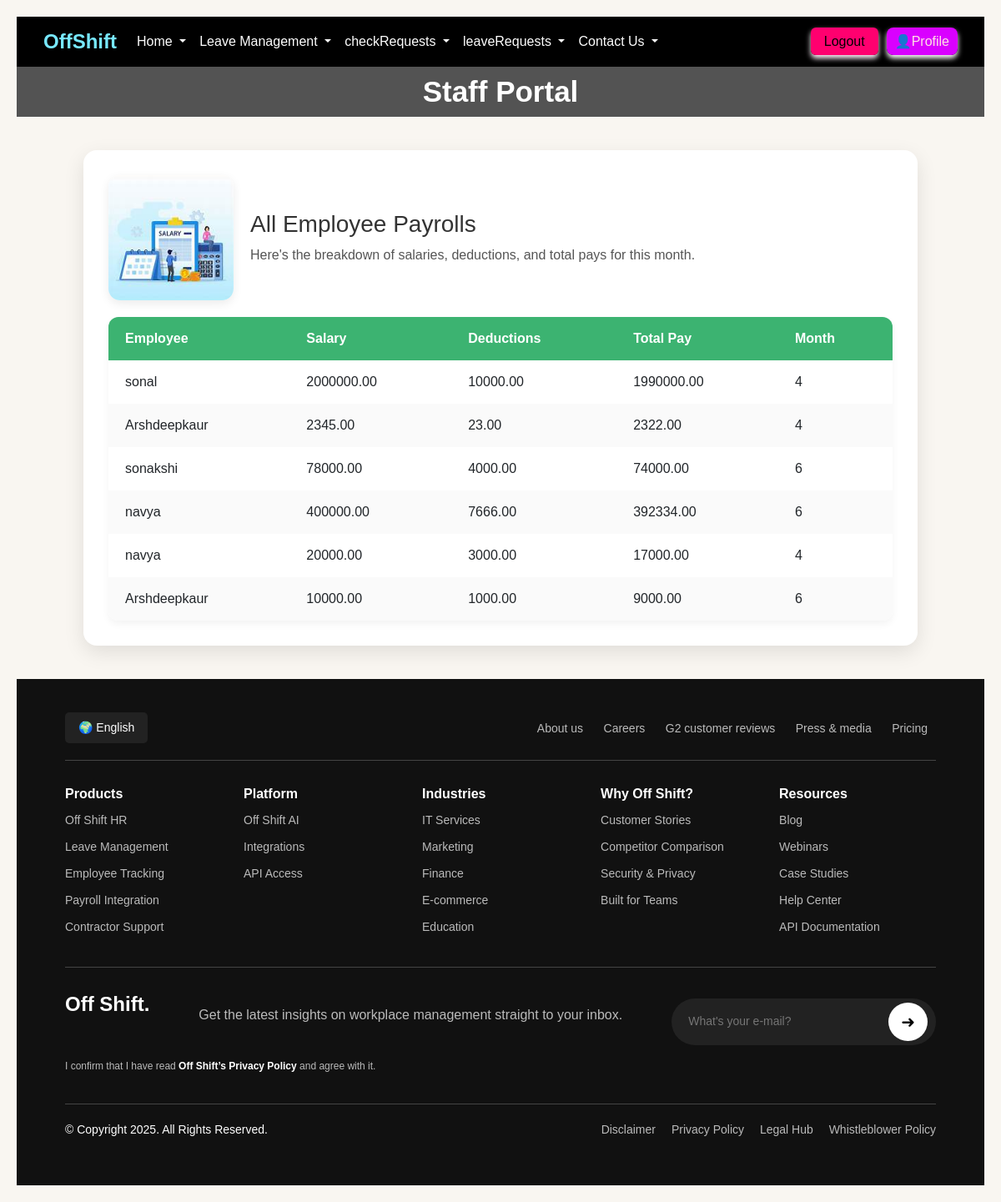
Screenshot of /employee/payroll_list/ (signed in) with the database file from the repository.
### Employee/models.py (models this page shows, shortened)
class Payroll(models.Model):
    employee = models.ForeignKey(settings.AUTH_USER_MODEL, on_delete=models.CASCADE)
    salary = models.DecimalField(max_digits=10, decimal_places=2)
    deductions = models.DecimalField(max_digits=10, decimal_places=2, default=Decimal('0.00'))
    total_pay = models.DecimalField(max_digits=10, decimal_places=2, editable=False)
    month = models.CharField(max_length=20)

### Employee/views.py (the view)
# urls.py: path('payroll_list/', views.payroll_list, name='payroll_list'),
@login_required
def payroll_list(request):
    if request.user.is_staff:
        payrolls = Payroll.objects.all()
    else:
        payrolls = Payroll.objects.filter(employee=request.user)
    context = {
        'payrolls': payrolls,
    }
    return render(request, 'payroll_list.html', context)

### Employee/templates/payroll_list.html (shortened to what this page needs)
{% extends 'base.html' %}
{% load static %}
{% block css_block %}
<link rel="stylesheet" href="{% static 'css/payroll.css' %}">
{% endblock %}
{% block content %}
<div class="payroll-card">
    <div class="payroll-header">
        <img src="{% static 'images/image1.jpg' %}" alt="Payroll Banner" class="payroll-image">
        <div>
            <h1>All Employee Payrolls</h1>
            <p>Here's the breakdown of salaries, deductions, and total pays for this month.</p>
        </div>
    </div>
    <section>
        <table class="announcement-table">
            <thead>
                <tr>
                    <th>Employee</th>
                    <th>Salary</th>
                    <th>Deductions</th>
                    <th>Total Pay</th>
                    <th>Month</th>
                </tr>
            </thead>
            <tbody>
                {% for payroll in payrolls %}
                <tr>
                    <td>{{ payroll.employee.username }}</td>
                    <td>{{ payroll.salary }}</td>
                    <td>{{ payroll.deductions }}</td>
                    <td>{{ payroll.total_pay }}</td>
                    <td>{{ payroll.month }}</td>
                </tr>
                {% empty %}
                <tr>
                    <td colspan="5">No payroll data available.</td>
                </tr>
                {% endfor %}
            </tbody>
        </table>
    </section>
</div>
{% endblock %}

### Employee/static/css/payroll.css (style rules this page uses)
body { background-color: #f9f6f1; font-family: 'Poppins', sans-serif; margin: 0; padding: 20px; }
.payroll-card { max-width: 1000px; margin: 40px auto; background: #ffffff; padding: 30px; border-radius: 16px; box-shadow: 0 8px 24px rgba(0,0,0,0.1); transition: transform 0.3s ease; }
.payroll-header { display: flex; align-items: center; gap: 20px; margin-bottom: 20px; }
.payroll-image { width: 150px; height: 150px; border-radius: 14px; object-fit: cover; box-shadow: 0 4px 12px rgba(0,0,0,0.08); }
.payroll-card h1 { margin: 0; font-size: 28px; color: #333; }
.payroll-card p { margin: 8px 0 0; color: #555; }
.announcement-table { width: 100%; border-collapse: separate; border-spacing: 0; border-radius: 12px; overflow: hidden; box-shadow: 0 4px 10px rgba(0,0,0,0.05); }
.announcement-table thead { background-color: #3CB371; color: white; }
.announcement-table th, .announcement-table td { text-align: left; padding: 14px 20px; }
.announcement-table tbody tr:nth-child(even) { background-color: #fafafa; }

### rows the page displays
Payroll: employee.username "sonal", salary "2000000.00", deductions "10000.00", total_pay "1990000.00", month "4"
Payroll: employee.username "Arshdeepkaur", salary "2345.00", deductions "23.00", total_pay "2322.00", month "4"
Payroll: employee.username "sonakshi", salary "78000.00", deductions "4000.00", total_pay "74000.00", month "6"
Payroll: employee.username "navya", salary "400000.00", deductions "7666.00", total_pay "392334.00", month "6"
Payroll: employee.username "navya", salary "20000.00", deductions "3000.00", total_pay "17000.00", month "4"
Payroll: employee.username "Arshdeepkaur", salary "10000.00", deductions "1000.00", total_pay "9000.00", month "6"
